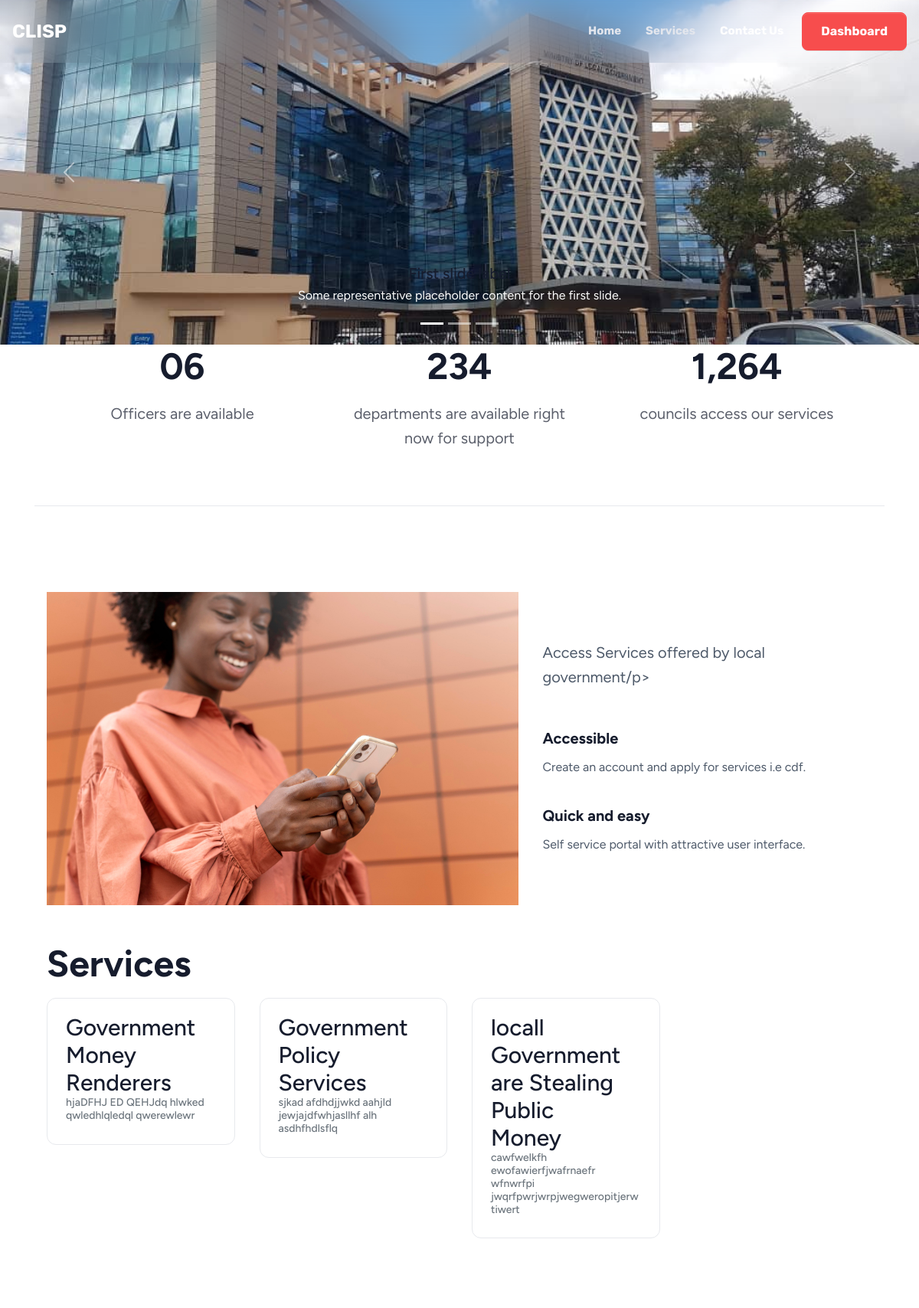
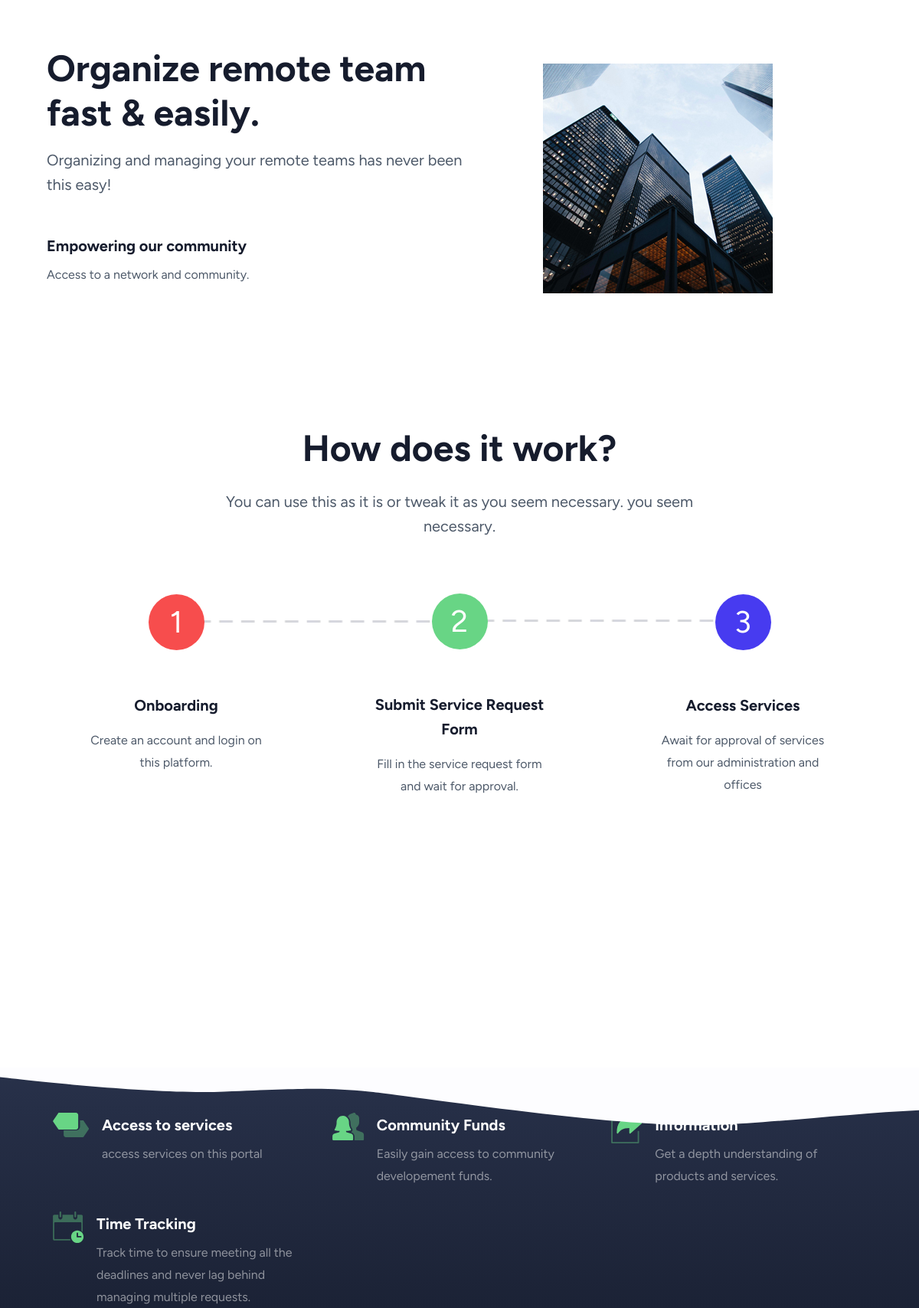
The page / (upper part) on the database its author committed (2 pictures, top to bottom).
### models.py (models this page shows, shortened)
class Service(database.Model):
    id = database.Column(database.Integer, primary_key=True,autoincrement=True)
    name = database.Column(database.String(100), nullable=False)
    description = database.Column(database.Text, nullable=True)
    updated = database.Column(database.Date,default = date.today())
    author = database.Column(database.Integer, database.ForeignKey(User.id) )
    publisher = relationship('User', backref='publisher_service')

### main.py (the view)
@main.route('/')
def home():
    services = database.session.query(Service).all()
    return render_template(
        'homepage.html',
        services=services
    )

### templates/homepage.html (shortened to what this page needs)
<!DOCTYPE html>
<html data-bs-theme="light" lang="en-US" dir="ltr">
  <head>
    <link href="https://cdn.jsdelivr.net/npm/bootstrap@5.0.2/dist/css/bootstrap.min.css" rel="stylesheet">
    <link rel="stylesheet" href="{{url_for('static', filename='vendors/swiper/swiper-bundle.min.css')}}">
    <link href="{{url_for('static', filename='hpa/assets/css/theme.min.css')}}" rel="stylesheet" id="style-default">
    <link href="{{url_for('static' ,filename='hpa/assets/css/user-rtl.min.css')}}" rel="stylesheet" id="user-style-rtl">
    <link href="{{url_for('static', filename='hpa/assets/css/user.min.css')}}" rel="stylesheet" id="user-style-default">
    <link rel="stylesheet" href="https://unicons.iconscout.com/release/v4.0.8/css/line.css">
  </head>
  <body>
    <main class="main" id="top">
      <div class="content">
        {% include 'nav.html' %}
        <div data-bs-target="#navbar" data-bs-spy="scroll" tabindex="0">
        <section class="hero-section overflow-hidden position-relative z-0 mb-4 mb-lg-0" id="home">
          <div id="carouselExampleCaptions" class="carousel slide" data-bs-ride="carousel">
            <div class="carousel-indicators">
              <button type="button" data-bs-target="#carouselExampleCaptions" data-bs-slide-to="0" class="active" aria-current="true" aria-label="Slide 1"></button>
              <button type="button" data-bs-target="#carouselExampleCaptions" data-bs-slide-to="1" aria-label="Slide 2"></button>
              <button type="button" data-bs-target="#carouselExampleCaptions" data-bs-slide-to="2" aria-label="Slide 3"></button>
            </div>
            <div class="carousel-inner">
              <div class="carousel-item active">
                <div style="
                  width: 100%;
                  height: 450px;
                  background-color: aqua;
                  background-image: url({{url_for('static', filename='hpa/assets/img/c1.jpeg')}});
                  background-position: center;
                  background-size: 100% auto ;
                  background-repeat: no-repeat;
                ">
                </div>
                <div class="carousel-caption d-none d-md-block">
                  <h5>First slide label</h5>
                  <p>Some representative placeholder content for the first slide.</p>
                </div>
              </div>
            </div>
            <button class="carousel-control-prev" type="button" data-bs-target="#carouselExampleCaptions" data-bs-slide="prev">
              <span class="carousel-control-prev-icon" aria-hidden="true"></span>
            </button>
            <button class="carousel-control-next" type="button" data-bs-target="#carouselExampleCaptions" data-bs-slide="next">
              <span class="carousel-control-next-icon" aria-hidden="true"></span>
            </button>
          </div>
        </section>
          <section class="container border-bottom mb-8 mb-lg-10">
            <div class="row pb-6 pb-lg-8 g-3 g-lg-8 px-3">
              <div class="col-12 col-md-4">
                <h2 class="fs-3 fw-bold lh-sm mb-2 text-center" data-countup='{"endValue":6,"prefix":"0"}'>5</h2>
                <h6 class="fs-8 fw-normal lh-lg mb-0 opacity-70 text-center">Officers are available </h6>
              </div>
              <div class="col-12 col-md-4">
                <h2 class="fs-3 fw-bold lh-sm mb-2 text-center" data-countup='{"endValue":238}'>2</h2>
                <h6 class="opacity-70 fs-8 fw-normal lh-lg mb-0 text-center">departments are available right now for support</h6>
              </div>
              <div class="col-12 col-md-4">
                <h2 class="fs-3 fw-bold lh-sm mb-2 text-center" data-countup='{"endValue":1395,"autoIncreasing":true}'>116</h2>
                <h5 class="opacity-70 fs-8 fw-normal lh-lg mb-0 text-center">councils access our services</h5>
              </div>
            </div>
          </section>
          <section class="container mb-8 mb-lg-13" id="about">
            <div class="row align-items-center">
              <div class="col-12 col-lg-6 col-xl-7"><img class="img-fluid" src="{{url_for('static',filename='hpa/assets/img/5.jpg')}}" alt="" /></div>
              <div class="col-12 col-lg-6 col-xl-5">
                <div class="row justify-content-center justify-content-lg-start">
                  <div class="col-sm-10 col-md-8 col-lg-12">
                    <p class="fs-8 mb-4 mb-lg-5 lh-lg text-center text-lg-start fw-normal">Access Services offered by local government/p>
                  </div>
                  <div class="col-12">
                    <div class="mb-x1 mb-lg-3">
                      <h5 class="fs-8 fw-bold lh-lg mb-1">Accessible</h5>
                      <p class="mb-0 lh-xl">Create an account and apply for services i.e cdf.</p>
                    </div>
                    <div>
                      <h5 class="fs-8 fw-bold lh-lg mb-1"> Quick and easy</h5>
                      <p class="lh-xl mb-0">Self service portal with attractive user interface.</p>
                    </div>
                  </div>
                </div>
              </div>
            </div>
            <div class="row my-5">
              <h2 class="fs-4 fs-lg-3 fw-bold mb-2 text-center text-lg-start">Services</h2>
              {% for s in services %}
              <div class="col-xl-3 col-sm-6 grid-margin stretch-card">
                <div class="card border">
                  <div class="card-body">
                    <div class="row">
                      <div class="col-9">
                        <div class="d-flex align-items-center align-self-start">
                          <h3 class="mb-0">{{s.name}}</h3>
                        </div>
                      </div>
                    </div>
                    <h6 class="text-muted font-weight-normal">{{s.description}}</h6>
                  </div>
                </div>
              </div>
              {% endfor %}
            </div>
          </section>
          <section class="container mb-8 mb-lg-13">
            <div class="row align-items-center">
              <div class="col-12 col-lg-6 col-xl-5 order-lg-1"><img class="img-fluid" src="{{url_for('static',filename='hpa/assets/img/1.jpg')}}" alt="" /></div>
              <div class="col-12 col-lg-6 col-xl-7">
                <div class="row justify-content-center justify-content-lg-start">
                  <div class="col-sm-10 col-md-8 col-lg-11">
                    <h2 class="fs-4 fs-lg-3 fw-bold mb-2 text-center text-lg-start"> Organize remote team fast & easily.</h2>
                    <p class="fs-8 mb-4 mb-lg-5 lh-lg text-center text-lg-start fw-normal">Organizing and managing your remote teams has never been this easy!</p>
                  </div>
                  <div class="col-12">
                    <div class="mb-x1 mb-lg-3">
                      <h5 class="fs-8 fw-bold lh-lg mb-1">Empowering our community </h5>
                      <p class="b-0 lh-xl">Access to a network and community.</p>
                    </div>
                  </div>
                </div>
              </div>
            </div>
          </section>
          <section class="container mb-8 mb-lg-11" id="howitworks">
            <div class="row justify-content-center">
              <div class="col-md-8 col-lg-7">
                <h3 class="fs-4 fs-lg-3 fw-bold text-center mb-2 mb-lg-x1"> How does <span class="text-nowrap">it work?</span></h3>
                <p class="fs-8 mb-7 mb-lg-8 text-center lh-lg">You can use this as it is or tweak it as you seem necessary. you seem necessary.</p>
              </div>
              <div class="col-12">
                <div class="row g-sm-2 g-lg-3 align-items-center timeline">
                  <div class="col-12 col-lg-4 d-flex flex-row flex-lg-column justify-content-center gap-2 gap-sm-x1 gap-md-4 gap-lg-0">
                    <div class="timeline-step-1 w-25 w-lg-100 mb-4 mb-lg-5 mb-xl-6">
                      <div class="timeline-item d-flex justify-content-center">
                        <div class="timeline-icon bg-primary rounded-circle d-flex justify-content-center align-items-center"><span class="fs-6 fs-lg-5 fs-xl-4 text-white"> 1</span></div>
                      </div>
                    </div>
                    <div class="py-1 py-lg-0 px-lg-5 w-75 w-sm-50 w-lg-100 timeline-content">
                      <h6 class="fs-8 fw-bold text-lg-center lh-lg mb-2">Onboarding</h6>
                      <p class="text-lg-center lh-xl mb-0">Create an account and login on this platform.</p>
                    </div>
                  </div>
                  <div class="col-12 col-lg-4 d-flex flex-row flex-lg-column justify-content-center gap-2 gap-sm-x1 gap-md-4 gap-lg-0">
                    <div class="timeline-step-2 w-25 w-lg-100 mb-4 mb-lg-5 mb-xl-6">
                      <div class="timeline-item d-flex justify-content-center">
                        <div class="timeline-icon bg-success rounded-circle d-flex justify-content-center align-items-center"><span class="fs-6 fs-lg-5 fs-xl-4 text-white"> 2</span></div>
                      </div>
                    </div>
                    <div class="py-1 py-lg-0 px-lg-5 w-75 w-sm-50 w-lg-100 timeline-content">
                      <h6 class="fs-8 fw-bold text-lg-center lh-lg mb-2">Submit Service Request Form</h6>
                      <p class="text-lg-center lh-xl mb-0">Fill in the service request form  <span class="text-nowrap">and wait for approval. </span></p>
                    </div>
                  </div>
                  <div class="col-12 col-lg-4 d-flex flex-row flex-lg-column justify-content-center gap-2 gap-sm-x1 gap-md-4 gap-lg-0">
                    <div class="timeline-step-3 position-relative z-1 overflow-hidden w-25 w-lg-100 mb-4 mb-lg-5 mb-xl-6">
                      <div class="timeline-item d-flex justify-content-center">
                        <div class="timeline-icon bg-info rounded-circle d-flex justify-content-center align-items-center"><span class="fs-6 fs-lg-5 fs-xl-4 text-white"> 3</span></div>
                      </div>
                    </div>
                    <div class="py-1 py-lg-0 px-lg-5 w-75 w-sm-50 w-lg-100 timeline-content">
                      <h6 class="fs-8 fw-bold text-lg-center lh-lg mb-2">Access Services</h6>
                      <p class="text-lg-center lh-xl mb-0">Await for approval of services from our administration and offices</p>
                    </div>
                  </div>
                </div>
              </div>
            </div>
          </section>
          <section class="experience position-relative overflow-hidden" id="service">
            <div class="container">
              <div class="row justify-content-center">
                <div class="col-md-8 col-lg-7">
                  <h2 class="fs-4 fs-lg-3 fw-bold text-center text-white mb-5 mb-lg-9 lh-sm">We made this app to solve your problems.</h2>
                </div>
                <div class="col-12 pt-4 mt-3">
                  <div class="row gy-4 g-md-3 pb-8 pb-lg-11 px-1">
                    <div class="col-12 col-md-6 col-lg-4 d-flex align-items-start gap-2"><img src="{{url_for('static', filename='hpa/assets/img/icons/roadmap.svg')}}" alt="" />
                      <div>
                        <h5 class="fs-8 text-white lh-lg fw-bold">Access to services</h5>
                        <p class="text-white text-opacity-50 lh-xl mb-0">access services on this portal</p>
                      </div>
                    </div>
                    <div class="col-12 col-md-6 col-lg-4 d-flex align-items-start gap-2"><img src="{{url_for('static', filename='hpa/assets/img/icons/users-wm.svg')}}" alt="" />
                      <div>
                        <h5 class="fs-8 text-white lh-lg fw-bold">Community Funds</h5>
                        <p class="text-white text-opacity-50 lh-xl mb-0">Easily gain access to community developement funds.</p>
                      </div>
                    </div>
                    <div class="col-12 col-md-6 col-lg-4 d-flex align-items-start gap-2"><img src="{{url_for('static', filename='hpa/assets/img/icons/share-91.svg')}}" alt="" />
                      <div>
                        <h5 class="fs-8 text-white lh-lg fw-bold">Information</h5>
                        <p class="text-white text-opacity-50 lh-xl mb-0">Get a depth understanding of products and services.</p>
                      </div>
                    </div>
                    <div class="col-12 col-md-6 col-lg-4 d-flex align-items-start gap-2"><img src="{{url_for('static', filename='hpa/assets/img/icons/opening-times.svg')}}" alt="" />
                      <div>
                        <h5 class="fs-8 text-white lh-lg fw-bold">Time Tracking</h5>
                        <p class="text-white text-opacity-50 lh-xl mb-0">Track time to ensure meeting all the deadlines and never lag behind managing multiple requests.</p>
                      </div>
                    </div>
                  </div>
                </div>
              </div>
            </div>
            <div class="position-absolute top-0 start-0 end-0">
              <div class="bg-white py-3 py-md-9 py-xl-10"> </div><img class="wave" src="hpa/assets/img/illustrations/Wave_2.svg" alt="" />
            </div>
          </section>
        </div><button class="btn scroll-to-top text-white rounded-circle d-flex justify-content-center align-items-center bg-primary" data-scroll-top="data-scroll-top"></button>
      </div>
    </main>
  </body>
</html>

### rows shown on the page
Service: name "Government Money Renderers", description "hjaDFHJ ED QEHJdq hlwked qwledhlqledql qwerewlewr"
Service: name "Government Policy Services", description "sjkad afdhdjjwkd aahjld jewjajdfwhjasllhf alh asdhfhdlsflq"
Service: name "locall Government are Stealing Public Money", description "cawfwelkfh ewofawierfjwafrnaefr wfnwrfpi jwqrfpwrjwrpjwegweropitjerwtiwert"
